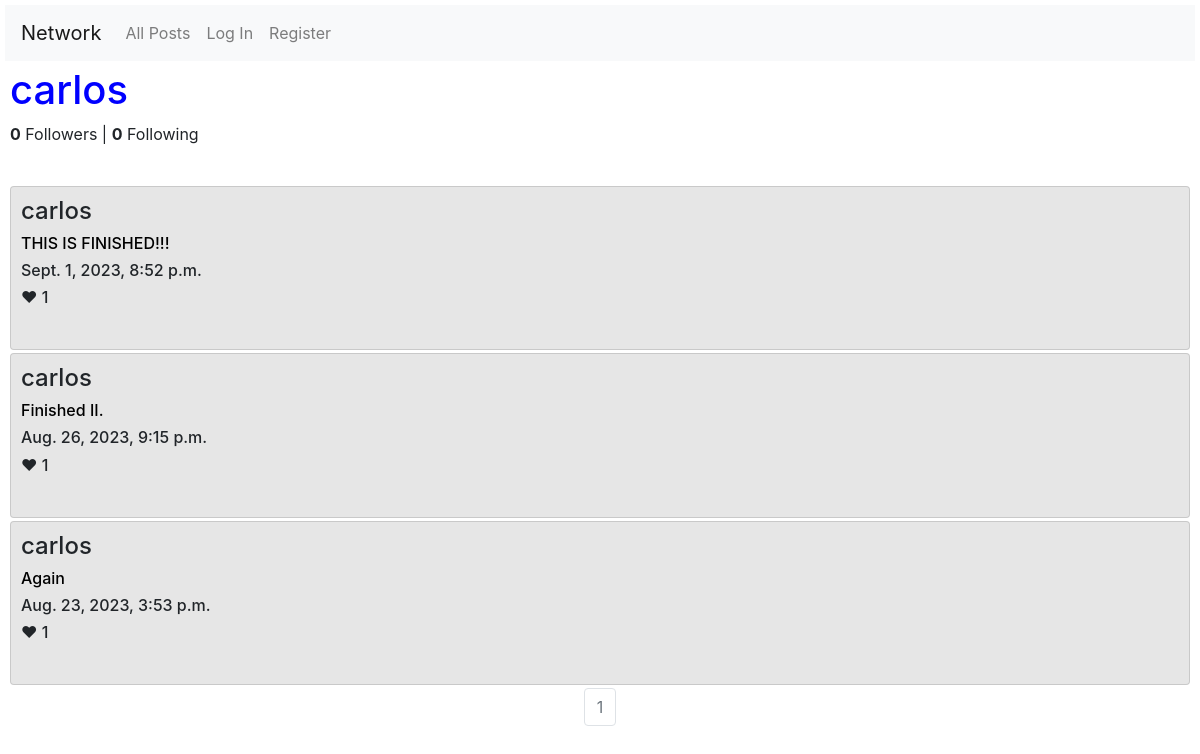
Before: /profile/carlos with the older database file.
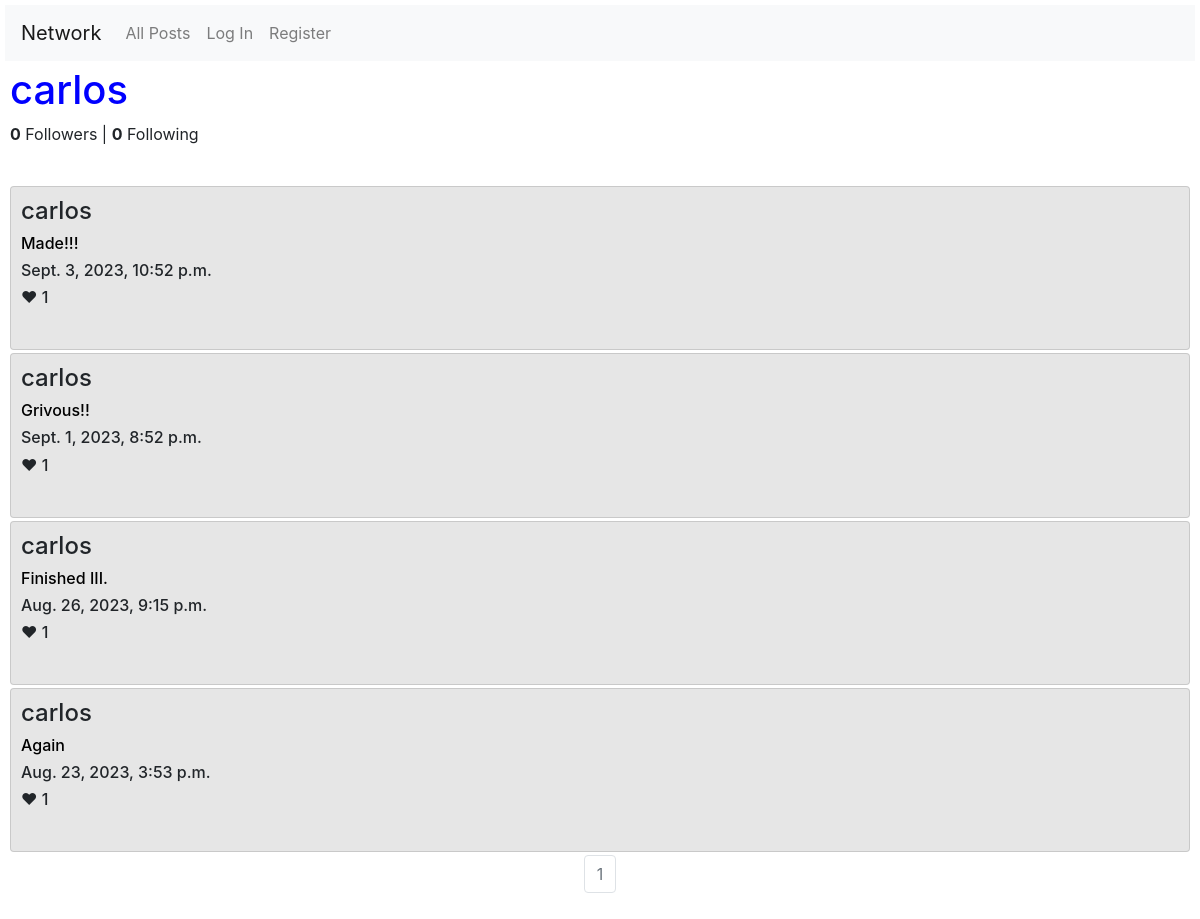
After: the same page with the newer database file.
### network/models.py (models this page shows, shortened)
class Post(models.Model):
    user = models.ForeignKey(User, on_delete=models.CASCADE, related_name="poster")
    content = models.TextField(max_length=180, null=False)
    timestamp = models.DateTimeField(auto_now_add=True)
    like = models.IntegerField(default=0)

class User(AbstractUser):
    pass

### network/views.py (the view, shortened to what this page needs)
# urls.py: path("profile/<str:profile>", views.profile, name="profile"),
def profile(request, profile):
    try:
        f = UserFollowing.objects.get(user_id=User.objects.get(id=request.user.id), following_user_id=User.objects.get(username=profile))
        if f:
            status = "Yes"
        else:
            status = "Not"
        all_posts = Post.objects.filter(user=User.objects.get(username=profile)).order_by('-timestamp').all()
        posts = []
        for i in range(0, len(all_posts)):
            posts.append(all_posts[i])
        posts.sort(key=lambda post: post.id, reverse=True)
        paginator = Paginator(posts, 10)
        page_number = request.GET.get("page")
        page_obj = paginator.get_page(page_number)
        likes = UserLike.objects.filter(user_id=request.user.id)
        liked_posts_id = []
        for i in range(0, len(likes)):
            for j in range(0, len(posts)):
                if likes[i].post_like.id == posts[j].id:
                    liked_posts_id.append(posts[j].id)
        followers = 0
        following = 0
        for i in range(0, len(UserFollowing.objects.filter(following_user_id=request.user.id))):
            followers += 1
        for j in range(0, len(UserFollowing.objects.filter(user_id=request.user.id))):
            following += 1
        return render(request, "network/profile.html",
                    {"posts": page_obj,
                    "name": profile,
                    "status": status,
                    "likes": liked_posts_id,
                    "following": following,
                    "followers": followers})
    except ObjectDoesNotExist:
        status = "Not"
        all_posts = Post.objects.filter(user=User.objects.get(username=profile)).order_by('-timestamp').all()
        posts = []
        for i in range(0, len(all_posts)):
            posts.append(all_posts[i])
        posts.sort(key=lambda post: post.id, reverse=True)
        paginator = Paginator(posts, 10)
        page_number = request.GET.get("page")
        page_obj = paginator.get_page(page_number)
        likes = UserLike.objects.filter(user_id=request.user.id)
        liked_posts_id = []
        for i in range(0, len(likes)):
            for j in range(0, len(posts)):
                if likes[i].post_like.id == posts[j].id:
                    liked_posts_id.append(posts[j].id)
        followers = 0
        following = 0
        for i in range(0, len(UserFollowing.objects.filter(following_user_id=request.user.id))):
            followers += 1
        for j in range(0, len(UserFollowing.objects.filter(user_id=request.user.id))):
            following += 1
        return render(request, "network/profile.html",
                    {"posts": page_obj,
                    "name": profile,
                    "status": status,
                    "likes": liked_posts_id,
                    "followers": followers,
                    "following": following})

### network/templates/network/profile.html (shortened to what this page needs)
{% extends "network/layout.html" %}
{% block body %}
    <h1>{{name}}</h1>
    <div>
        <p> <b>{{followers}}</b> Followers | <b>{{following}}</b> Following</p>
    </div>
    <br>
    {% for post in posts %}
        {% if post.id in likes %}
            <div class="card">
                    <h4>{{post.user}}</h4>
                    <div id="post_{{post.id}}">
                        <h6><a id="anchor_{{post.id}}" class="anchor_content" href="{% url 'post_page' post.id %}">{{post.content}}</a></h6>
                        <h6> {{post.timestamp}} </h6>
                        <h6 id="like_{{post.id}}">&#10084; {{post.like}}</h6>
                        <br>
                        {% if user.is_authenticated %}
                        <div>
                            <button style="background-color: rgb(248, 79, 79); border-radius: 4px;" name="dislike" value="{{post.id}}">&#128078;</button>
                            {% if post.user == user %}
                                <button style="background-color: cornflowerblue; border-radius: 4px;" name="edit" value="{{post.id}}">Edit</button>
                            {% endif %}
                        </div>
                        {% endif %}
                    </div>
                    <div id="edit_div_{{post.id}}" style="display: none;">
                            <textarea autofocus autocomplete="off" class="form-control" id="post_edit_{{post.id}}"></textarea>
                            <br>
                            <button style="background-color: cornflowerblue; border-radius: 4px;" id="save_{{post.id}}" value="{{post.id}}">Save</button>
                    </div>
            </div>
        {% else %}
            <div class="card">
                    <h4>{{post.user}}</h4>
                    <div id="post_{{post.id}}">
                        <h6><a id="anchor_{{post.id}}" class="anchor_content" href="{% url 'post_page' post.id %}">{{post.content}}</a></h6>
                        <h6> {{post.timestamp}} </h6>
                        <h6 id="like_{{post.id}}">&#10084; {{post.like}}</h6>
                        <br>
                    </div>
            </div>
        {% endif %}
    {%endfor%}
    <nav aria-label="Page navigation example">
        <ul class="pagination justify-content-center">
          <li class="page-item disabled"><a class="page-link" href="#">{{posts.number}}</a></li>
        </ul>
      </nav>
{% endblock %}

Changed rows visible on the page:
added Post: user "carlos", content "Made!!!", timestamp "Sept. 3, 2023, 10:52 p.m.", like "1"
changed Post: content "THIS IS FINISHED!!!" → "Grivous!!"
changed Post: content "Finished II." → "Finished III."
